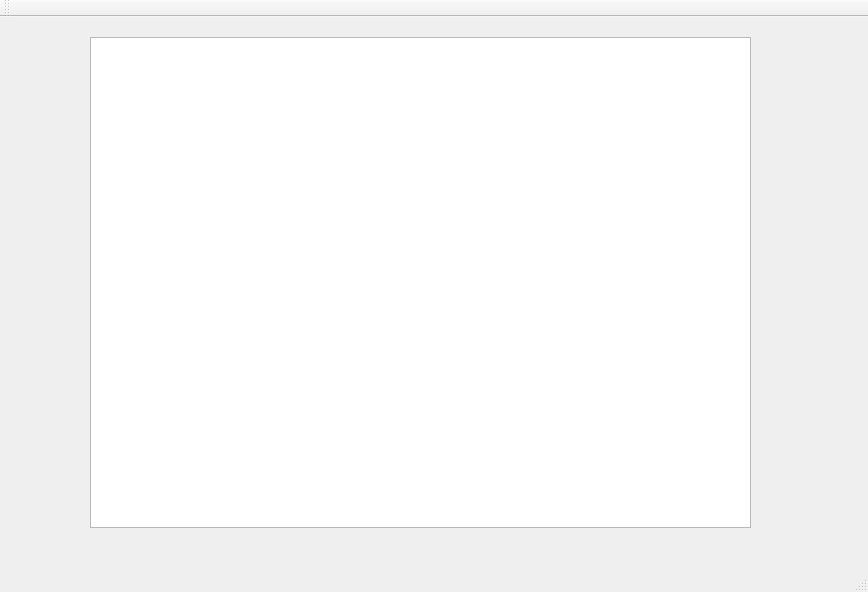
<?xml version="1.0" encoding="UTF-8"?>
<ui version="4.0">
 <class>MainWindow</class>
 <widget class="QMainWindow" name="MainWindow">
  <property name="geometry">
   <rect>
    <x>0</x>
    <y>0</y>
    <width>868</width>
    <height>592</height>
   </rect>
  </property>
  <property name="windowTitle">
   <string>MainWindow</string>
  </property>
  <widget class="QWidget" name="centralWidget">
   <widget class="QTreeView" name="treeView">
    <property name="geometry">
     <rect>
      <x>90</x>
      <y>20</y>
      <width>661</width>
      <height>491</height>
     </rect>
    </property>
   </widget>
  </widget>
  <widget class="QMenuBar" name="menuBar">
   <property name="geometry">
    <rect>
     <x>0</x>
     <y>0</y>
     <width>868</width>
     <height>26</height>
    </rect>
   </property>
  </widget>
  <widget class="QToolBar" name="mainToolBar">
   <attribute name="toolBarArea">
    <enum>TopToolBarArea</enum>
   </attribute>
   <attribute name="toolBarBreak">
    <bool>false</bool>
   </attribute>
  </widget>
  <widget class="QStatusBar" name="statusBar"/>
 </widget>
 <layoutdefault spacing="6" margin="11"/>
 <resources/>
 <connections/>
</ui>
